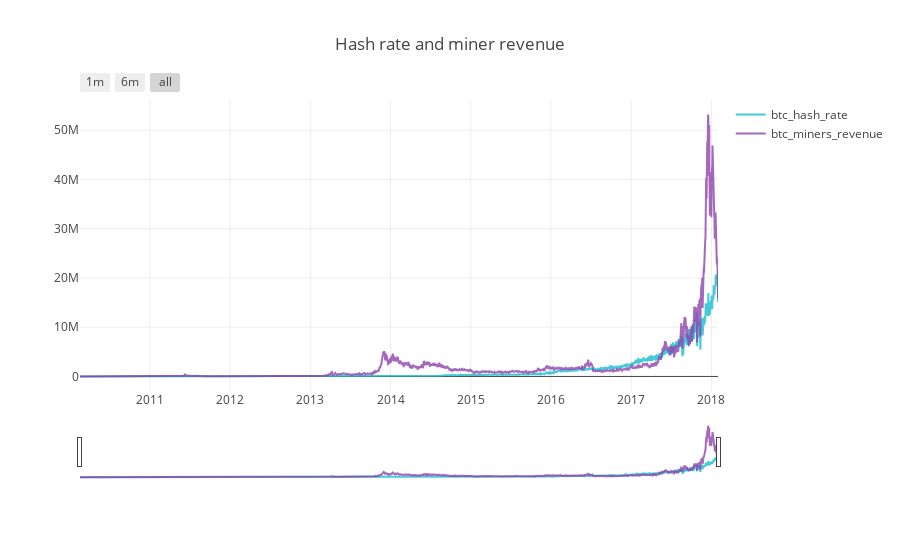

The notebook cell this image was saved under:
### Markdown cell above
As expected we can see that number of transactions per block are consolidating at its maximum.

### Code cell
btc_hash_rate = go.Scatter(
    x=data.Date,
    y=data['btc_hash_rate'],
    name = "btc_hash_rate",
    line = dict(color = '#17BECF'),
    opacity = 0.8)

'''btc_difficulty = go.Scatter(
    x=data.Date,
    y=data['btc_difficulty'],
    name = "btc_difficulty",
    line = dict(color = '#7F7F7F'),
    opacity = 0.8)
'''
btc_miners_revenue = go.Scatter(
    x=data.Date,
    y=data['btc_miners_revenue'],
    name = "btc_miners_revenue",
    line = dict(color = '#8E44AD'),
    opacity = 0.8)


plot = [btc_hash_rate,btc_miners_revenue]

layout = dict(
    title='Hash rate and miner revenue',
    xaxis=dict(
        rangeselector=dict(
            buttons=list([
                dict(count=1,
                     label='1m',
                     step='month',
                     stepmode='backward'),
                dict(count=6,
                     label='6m',
                     step='month',
                     stepmode='backward'),
                dict(step='all')
            ])
        ),
        rangeslider=dict(),
        type='time'
    )
)

fig = dict(data=plot, layout=layout)
plotly.offline.iplot(fig, filename = "Time Series with Rangeslider")

### Figure 1 — Plotly figure (JSON) as saved in the notebook; plotly's stock layout.template omitted (floating-point values rounded to 4 significant figures; data arrays with more than 128 entries replaced by an {"elided": "..."} marker saying what was removed)
{"data": [{"line": {"color": "#17BECF"}, "name": "btc_hash_rate", "opacity": 0.8, "type": "scatter", "x": {"elided": "2906 str values"}, "y": {"elided": "2906 float values"}}, {"line": {"color": "#8E44AD"}, "name": "btc_miners_revenue", "opacity": 0.8, "type": "scatter", "x": {"elided": "2906 str values"}, "y": {"elided": "2906 float values"}}], "layout": {"title": "Hash rate and miner revenue", "xaxis": {"rangeselector": {"buttons": [{"count": 1, "label": "1m", "step": "month", "stepmode": "backward"}, {"count": 6, "label": "6m", "step": "month", "stepmode": "backward"}, {"step": "all"}]}, "rangeslider": {}, "type": "time"}}}
